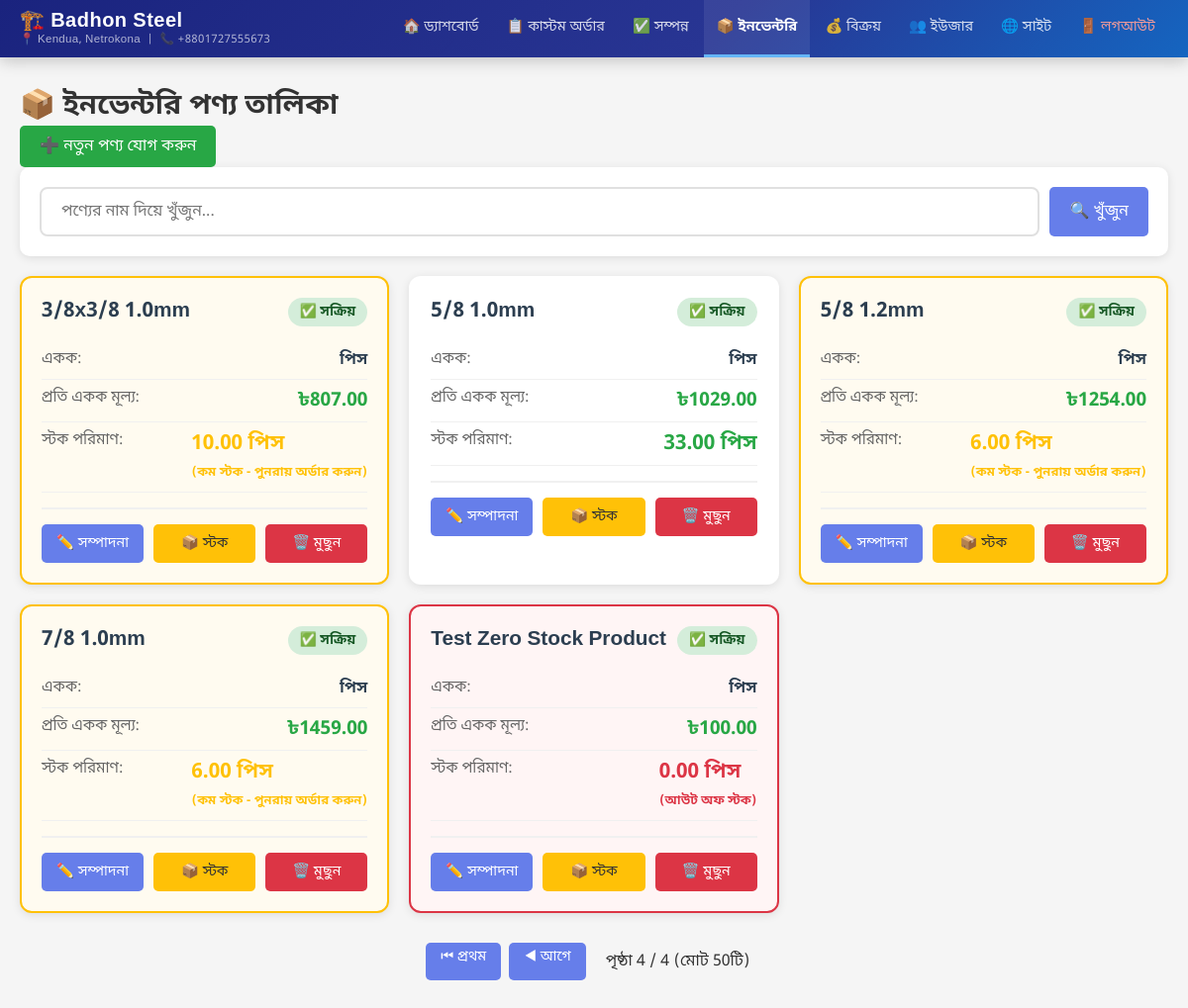
The app's page /admin-panel/inventory/?page=4 (signed in), older data.
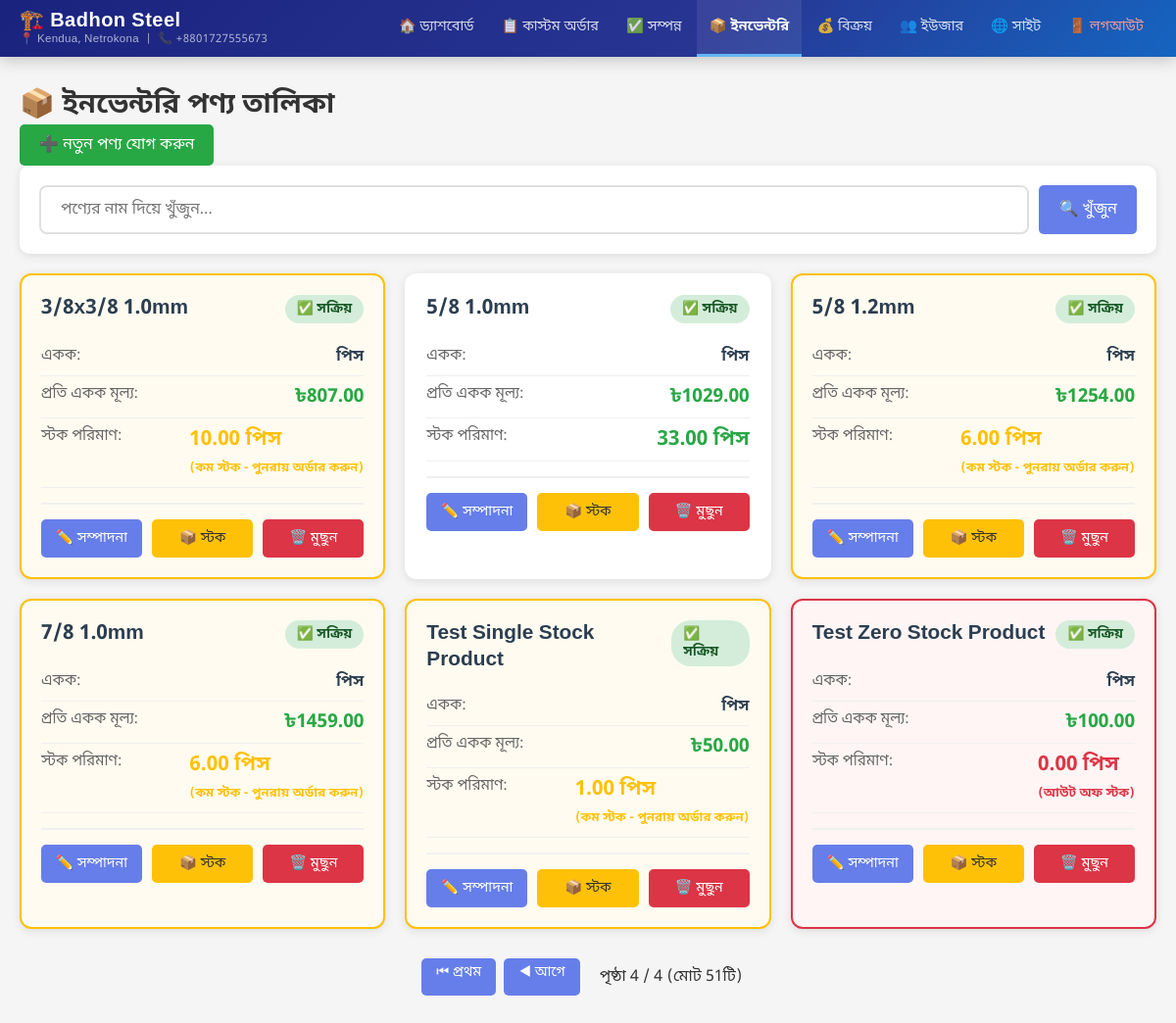
The same page, newer data.
### shop/models.py (models this page shows, shortened)
class InventoryProduct(models.Model):
    UNIT_CHOICES = [
        ('piece', 'পিস'),
        ('feet', 'ফুট'),
        ('meter', 'মিটার'),
        ('ton', 'টন'),
        ('kg', 'কেজি'),
    ]
    name = models.CharField(max_length=200, verbose_name='পণ্যের নাম')
    description = models.TextField(verbose_name='বিবরণ', blank=True)
    unit = models.CharField(max_length=20, choices=UNIT_CHOICES, verbose_name='একক')
    price_per_unit = models.DecimalField(max_digits=10, decimal_places=2, verbose_name='প্রতি একক মূল্য')
    stock_quantity = models.DecimalField(max_digits=10, decimal_places=2, verbose_name='স্টক পরিমাণ', default=0)
    is_active = models.BooleanField(default=True, verbose_name='সক্রিয়')
    created_at = models.DateTimeField(auto_now_add=True, verbose_name='তৈরির তারিখ')
    updated_at = models.DateTimeField(auto_now=True, verbose_name='আপডেটের তারিখ')
    image = models.ImageField(upload_to='inventory/', blank=True, null=True, verbose_name='ছবি')
    class Meta:
        verbose_name = 'ইনভেন্টরি পণ্য'
        verbose_name_plural = 'ইনভেন্টরি পণ্যসমূহ'
        ordering = ['name']
        unique_together = [['name', 'unit']]

### shop/views.py (the view)
# urls.py: path('admin-panel/inventory/', views.inventory_product_list, name='inventory_product_list'),
@login_required
def inventory_product_list(request):
    search_query = request.GET.get('search', '')
    page_number = request.GET.get('page', 1)
    products = InventoryProduct.objects.all()
    if search_query:
        products = products.filter(
            Q(name__icontains=search_query) |
            Q(description__icontains=search_query)
        )
    paginator = Paginator(products, 15)
    page_obj = paginator.get_page(page_number)
    context = {
        'products': page_obj,
        'page_obj': page_obj,
        'search_query': search_query,
    }
    return render(request, 'admin_panel/inventory_product_list.html', context)

### shop/templates/admin_panel/inventory_product_list.html (shortened to what this page needs)
{% extends 'admin_panel/base.html' %}
{% block content %}
<div class="inventory-header">
    <h2>📦 ইনভেন্টরি পণ্য তালিকা</h2>
    <a href="{% url 'inventory_product_create' %}" class="btn btn-success">➕ নতুন পণ্য যোগ করুন</a>
</div>
<div class="search-section">
    <form method="get" class="search-form">
        <input type="text" name="search" placeholder="পণ্যের নাম দিয়ে খুঁজুন..." value="{{ search_query }}" class="search-input">
        <button type="submit" class="btn btn-primary">🔍 খুঁজুন</button>
    </form>
</div>
{% if products %}
<div class="inventory-grid">
    {% for product in products %}
    <div class="product-card {% if product.stock_quantity <= 0 %}out-of-stock{% elif product.stock_quantity <= 10 %}low-stock{% endif %}">
        <div class="product-header">
            <h3 class="product-name">{{ product.name }}</h3>
            <span class="product-status {% if product.is_active %}status-active{% else %}status-inactive{% endif %}">
                {% if product.is_active %}✅ সক্রিয়{% else %}⏸️ নিষ্ক্রিয়{% endif %}
            </span>
        </div>
        <div class="product-info">
            <div class="info-row">
                <span class="info-label">একক:</span>
                <span class="info-value">{{ product.get_unit_display }}</span>
            </div>
            <div class="info-row">
                <span class="info-label">প্রতি একক মূল্য:</span>
                <span class="info-value price-value">৳{{ product.price_per_unit }}</span>
            </div>
            <div class="info-row">
                <span class="info-label">স্টক পরিমাণ:</span>
                <span class="info-value stock-value {% if product.stock_quantity <= 0 %}stock-out{% elif product.stock_quantity <= 10 %}stock-low{% else %}stock-ok{% endif %}">
                    {{ product.stock_quantity }} {{ product.get_unit_display }}
                    {% if product.stock_quantity <= 0 %}
                    <br><small style="font-size: 0.8rem;">(আউট অফ স্টক)</small>
                    {% elif product.stock_quantity <= 10 %}
                    <br><small style="font-size: 0.8rem;">(কম স্টক - পুনরায় অর্ডার করুন)</small>
                    {% endif %}
                </span>
            </div>
        </div>
        <div class="product-actions">
            <a href="{% url 'inventory_product_edit' product.pk %}" class="btn btn-primary">✏️ সম্পাদনা</a>
            <a href="{% url 'stock_management' product.pk %}" class="btn btn-warning">📦 স্টক</a>
            <a href="{% url 'inventory_product_delete' product.pk %}" class="btn btn-danger" onclick="return confirm('আপনি কি নিশ্চিত যে এই পণ্যটি মুছে ফেলতে চান?')">🗑️ মুছুন</a>
        </div>
    </div>
    {% endfor %}
</div>
{% else %}
<div class="empty-state">
    <h3>📦 কোনো পণ্য পাওয়া যায়নি</h3>
    <p style="color: #666; margin-bottom: 20px;">আপনার ইনভেন্টরিতে এখনো কোনো পণ্য নেই।</p>
    <a href="{% url 'inventory_product_create' %}" class="btn btn-success">➕ প্রথম পণ্য যোগ করুন</a>
</div>
{% endif %}
{% if page_obj.has_other_pages %}
<nav class="pagination-nav" style="margin-top: 24px; display: flex; justify-content: center; gap: 8px; flex-wrap: wrap;">
    {% if page_obj.has_previous %}
    <a href="?page=1{% if search_query %}&search={{ search_query }}{% endif %}" class="btn btn-sm">⏮ প্রথম</a>
    <a href="?page={{ page_obj.previous_page_number }}{% if search_query %}&search={{ search_query }}{% endif %}" class="btn btn-sm">◀ আগে</a>
    {% endif %}
    <span class="pagination-info" style="align-self: center; padding: 8px 12px;">
        পৃষ্ঠা {{ page_obj.number }} / {{ page_obj.paginator.num_pages }} (মোট {{ page_obj.paginator.count }}টি)
    </span>
</nav>
{% endif %}
{% endblock %}

Row changes from the older to the newer data that the page shows:
added InventoryProduct: name "Test Single Stock Product", is_active "✅ সক্রিয়", unit "পিস", price_per_unit "50.00", stock_quantity "1.00", shows "(কম স্টক - পুনরায় অর্ডার করুন)"
Text that changed along with them:
{{ page_obj.paginator.count }}: "50" → "51"
